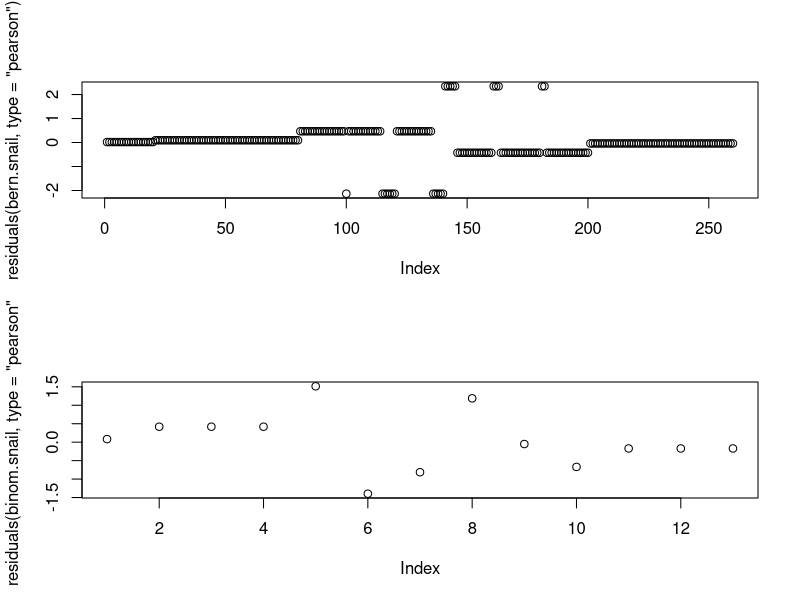
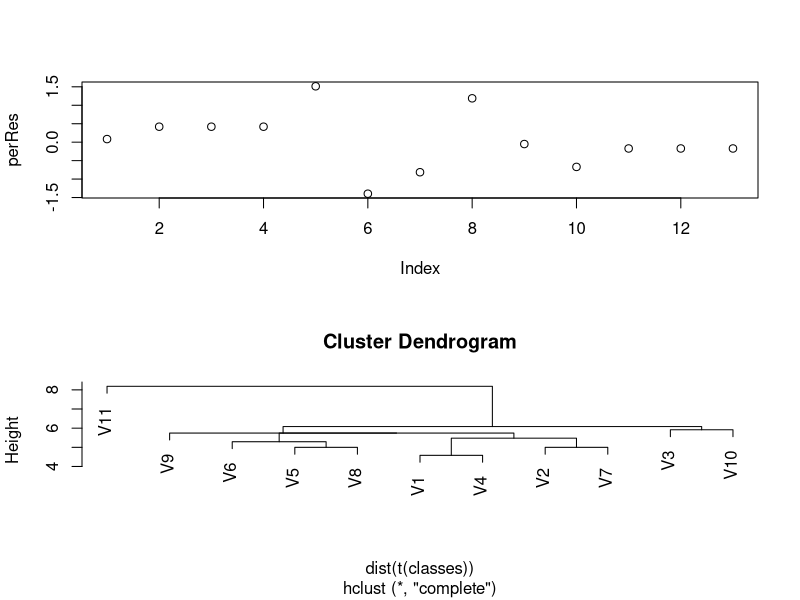
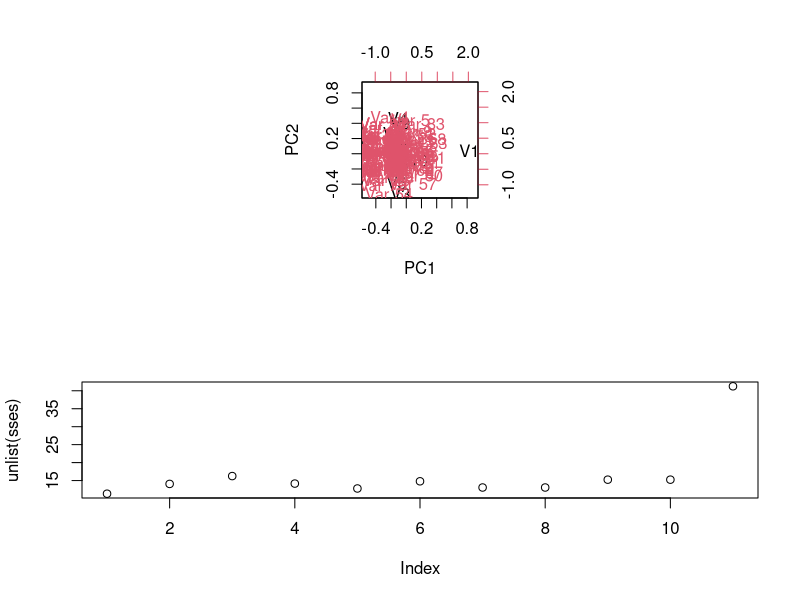
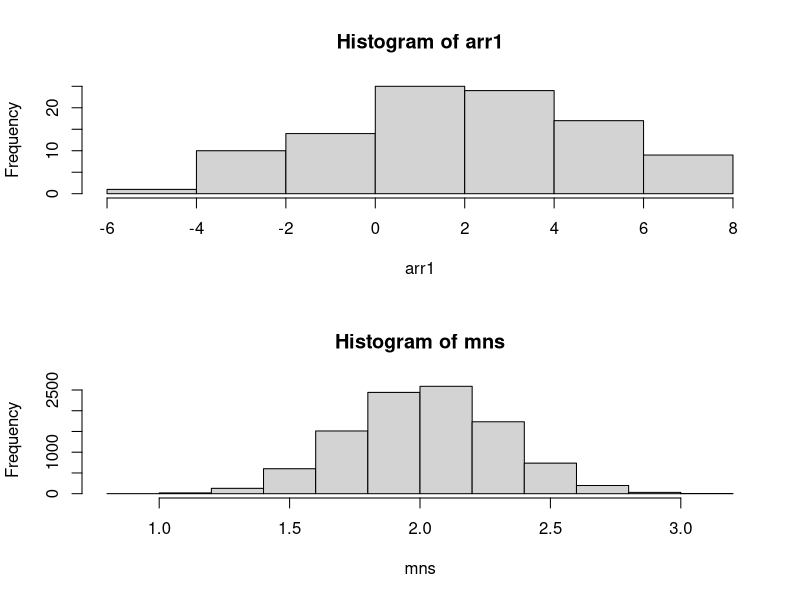
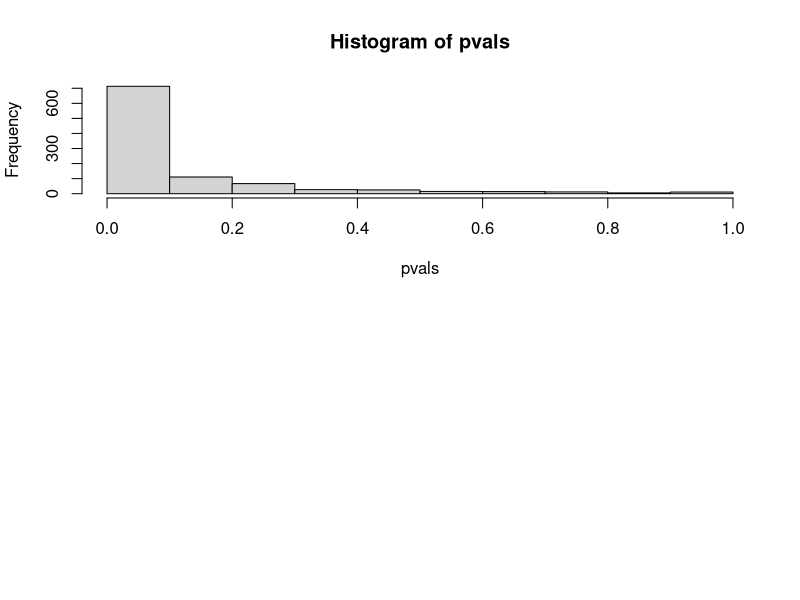

Reproduce these figures in R, in order.
# Power Calculations


# Bootstrap


# hypothesis testing (with proportion, etc.)


# Describe your process for approacing a statistics problem
#. Clean, visualize, engineer features.


# update resume: https://www.linkedin.com/pulse/20140929001534-24454816-my-personal-formula-for-a-better-resume



snail = data.frame(temperature = c(38,40,40,40,42,42,42,44,44,44,47,47,47),
                   alive = c(20,20,20,20,19,14,15,5,3,2,0,0,0),
                   dead = c(0,0,0,0,1,6,5,15,17,18,20,20,20)
)

snail

binom.snail <- glm(cbind(alive, dead) ~ temperature, family = binomial, data = snail)
summary(binom.snail)

# convert into bernoulli format
dataLong <- lapply(1:nrow(snail), function(x){
     foo <- snail[x, ]
     data.frame(temp = rep(foo$temperature, foo$alive + foo$dead), 
                alive = c(rep(1, foo$alive), rep(0, foo$dead)))
})
longDF <- do.call("rbind", dataLong)

bern.snail <- glm(alive ~ temp, family = binomial, data = longDF)
summary(bern.snail)

par(mfrow = c(2,1))
plot(residuals(bern.snail, type = "pearson"))
plot(residuals(binom.snail, type = "pearson"))


perRes = (snail$alive - predict(binom.snail, type = 'response')*20) / sqrt(predict(binom.snail, type = 'response')*20 * (20 - predict(binom.snail, type = 'response')*20) / 20)

plot(perRes)



bern.int <- glm(alive ~ 1, family = binomial, data = longDF)
binom.int <- glm(cbind(alive, dead) ~ 1, family = binomial, data = snail)

# calculate reduction in deviance for bernoulli model
bern.int$deviance - bern.snail$deviance

# calculate reduction in deviance for binomial model
binom.int$deviance - binom.snail$deviance


# The Central Limit Theorem states that whenever a random sample of size n is taken from any distribution with mean and variance σ2, then the sample mean X ̄ will be approximately
# 6
# normally distributed with mean μ and variance σ2/n. The larger the value of the sample size n, the better the approximation to the normal.
# This is very useful when it comes to inference. For example, it allows us (if the sample size is fairly large) to use hypothesis tests which assume normality even if our data appear non-normal. This is because the tests use the sample mean X ̄, which the Central Limit Theorem tells us will be approximately normally distributed.


# find the bad classifier


classes <- as.data.frame(t(sapply(X = 1:100, FUN = function(o) sample(c(0,1), size = 10, replace = TRUE, prob = c(0.2, 0.8)))))

library(magrittr)
classes %>% head

classes <- cbind(classes, V11 = sample(c(0,1), size = 100, replace = TRUE, prob = c(0.8, 0.2)))

hcl = hclust(dist(t(classes)))

plot(hcl)

biplot(prcomp(t(classes)))


rmeans = rowMeans(classes)

sses = list()
for(ii in 1:ncol(classes)){
     resids = classes[ , ii] - rmeans
     sses[ii] = sum(resids^2)
}

plot(unlist(sses))



## How to choose which ad to show a person (based on qualilty and bid)
# Use a web scraper to scrape a few hundred thousand web pages and fit some topic models to create a news recommendation engine.


# power is the probability of rejecting the null hypothesis when the alternative hypothesis is true.

# Power calculations
ttsim = function(m1, m2){
     t.test(rnorm(mean = m1, n = 10), rnorm(mean = m2, n = 10))$p.value
} 



# calc variance of array
arr1 = rnorm(100, 2, sd = 3)
hist(arr1)


mean1 = mean(arr1)

# resample
arr_temp <- sample(arr1, replace = TRUE)

# resample mean function
resampMean <- function(o){
     arr_temp <- sample(arr1, replace = TRUE)
     return(mean(arr_temp))
}

mns = sapply(1:10000, resampMean)
hist(mns)

var(mns)
# 9/100 = 0.09



tt_vec = Vectorize(ttsim)


pvals = sapply(1:1000, function(x) ttsim(100, 101))

hist(pvals)


mean(pvals > 0.05)

